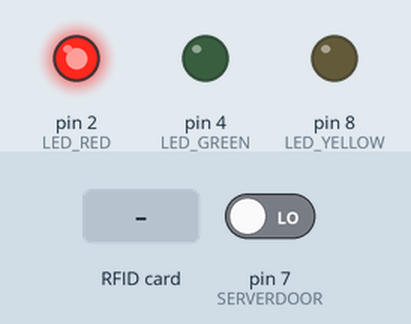
This sketch was run on a simulated Arduino Uno, built with avr-gcc and run on an emulated ATmega328P. Shown: output pins drawn as LEDs (lit = HIGH). The test bench sets the inputs (shaded band); at power-on: pin 7 (SERVERDOOR) LOW. Pins used as bus, display or sensor lines are not drawn; what the sketch prints to the serial monitor is not drawn.

Above: at 1.3 s.
1.4 s: RFID card 5E 7A 19 C4 held to the reader
At 3.5 s:
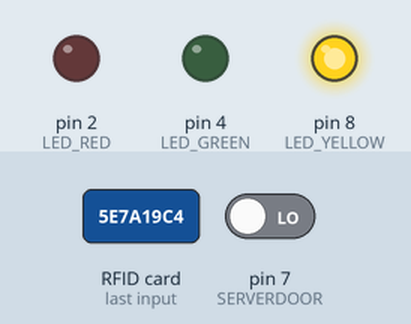
At 5.3 s:
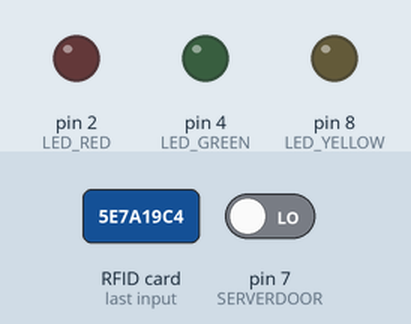
5.5 s: RFID card C3 44 22 4F held to the reader
At 9.2 s:
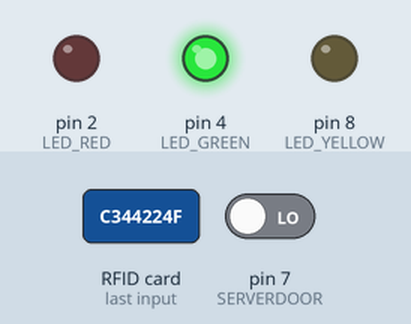
Timing chart, 0 to 15.6 s (numbered marks = the images above; inputs shaded):
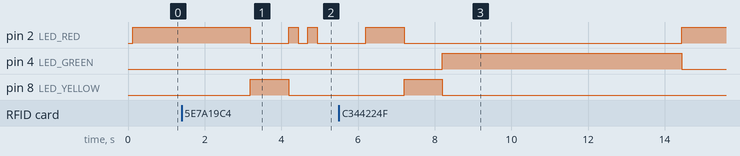

The sketch:

sketch_Arduino_Door.ino
```cpp
/**
 *@file sketch_Arduino_Door.ino
 *
 *
 *@section description Description
 *The code is set up as a state machine that handles the RFID reader according to the incoming UID key value. Depending on the key value the state machine will display a corresponding message based of the key value. If a valid key value is scanned the system will send a isHome signal to the EP8266.
 *
 *
 *@section circuit Circuit
 *<b>LED wiring</b>\n
 *-Denied LED (Red) to D2.\n
 *-Processing LED (Yellow) to D8.\n
 *-Approved LED (Green) to D4.
 *
 *
 *<b>Connection to ESP8266</b>\n
 *-TX (UNO) to RX (ESP)\n
 *-RX (UNO) to TX (ESP)
 *
 *<b>RFID wiring</b>\n
 *-Vcc to 3.3V\n
 *-RST to D5\n
 *-GND to GND\n
 *-MISO to D11\n
 *-MOSI to D10\n
 *-SCK to D9\n
 *-SS to D12
 *
 *<b>LCD wiring</b>\n
 *-D20/SDA to SDA\n
 *-D21/SCL to SCL
 *
 *
 *@section libraries Libraries
 *-SPI.h (Default library for configuring SPI communication)\n
 *-MFRC522.h (Link to the used library: https://arduinogetstarted.com/tutorials/arduino-rfid-nfc)\n
 *-LCDPrint.h (Custom library for common LCD functions)
 *
 *
 *@section author Authors
 *Created by Liou Xia & Oscar Sjelle
 *
 *@date 24/1/2025
 *
 **/

#include <SPI.h>
#include <MFRC522.h>
#include <LCDPrint.h>

//Define pins
#define Select_PIN 10
#define RST_PIN 5
#define LED_RED 2
#define LED_YELLOW 8
#define LED_GREEN 4
#define SOUND_SENSOR A0
#define SERVERDOOR 7


//! Grouped variables for state machine
enum State
{
  IDLE,
  APPROVED,
  SERVER,
  DENIED,
  PROCESSING,
  EXIT
};

/// Create struct for RFID library
MFRC522 rfid(Select_PIN, RST_PIN);

/// Creates an LCD object. Parameters: (rs, enable, d4, d5, d6, d7)
LiquidCrystal_I2C lcd(0x27, 16, 2);

// UID keys
byte storedKey[4] = {0xC3, 0x44, 0x22, 0x4F}; // Oscars Key
// byte storedKey[4] = { 0xE1, 0x0B, 0xCB, 0x0D };  // Lious Key

// Program variables
byte uid[4]; ///< variable used to store the scanned key
int uidLength = 0; ///< length of written user key, used in isMatchingKey function
State currentState; ///< variable used to control the state machine
byte isHome = 0; ///< boolean value sent to thingSpeak when user enters or leaves the house

void setup()
{
  Serial.begin(9600);
  while (!Serial)
  {
    ;
  }

  SPI.begin();
  rfid.PCD_Init(); // init MFRC522 (model of rfid)
  initLcd(lcd);

  pinMode(LED_GREEN, OUTPUT);
  pinMode(LED_RED, OUTPUT);
  pinMode(LED_YELLOW, OUTPUT);
  pinMode(LED_BUILTIN, OUTPUT);
  pinMode(SERVERDOOR, INPUT);

  currentState = IDLE;
}

/**
 * the code is setup as a statemachine according to key value and what to display.
 *
 */

void loop()
{
  switch (currentState)
  {
  case IDLE:
    IdleState();
    checkNearbyRFID();

    if (digitalRead(SERVERDOOR) && isHome == 1)
    {
      currentState = SERVER;
    }

    delay(1000);

    break;

  case PROCESSING:
    ProcessState();
    RFIDREADER();
    delay(1000);

    break;

  case DENIED:
    DeniedState();
    currentState = IDLE;
    delay(1000);

    break;

  case APPROVED:
    ApprovedState();
    isHome = 1;
    Serial.write(isHome);
    currentState = IDLE;
    delay(2000);

    break;

  case SERVER:
    ApprovedServerState();
    delay(3000);
    currentState = IDLE;

    break;

  case EXIT:
    ExitState();
    isHome = 0;
    Serial.write(isHome);
    currentState = IDLE;
    delay(1000);

    break;
  }
}

/**
 * @brief compares the stored key value with the read value of the scanned key. Returns true or false
 *
 * @param uid  scanned key value.
 * @param length  length of scanned key value.
 */

bool isMatchingKey(byte *uid, int length)
{
  if (length != sizeof(storedKey))
  {
    return false; ///< return false if UID lengths do not match
  }

  for (byte i = 0; i < length; i++)
  {
    if (uid[i] != storedKey[i])
    {
      return false; ///< return false if UID values do not match
    }
  }
  return true; ///< return true if length and UID values matches
}

void IdleState()
{
  writeToLCD(lcd, 0, 0, "Scanning...");
  digitalWrite(LED_GREEN, LOW);
  digitalWrite(LED_RED, HIGH);
  digitalWrite(LED_YELLOW, LOW);
}

void ProcessState()
{
  writeToLCD(lcd, 0, 0, "PROCESSING");
  digitalWrite(LED_YELLOW, HIGH);
  digitalWrite(LED_RED, LOW);
  digitalWrite(LED_GREEN, LOW);
}

void DeniedState()
{
  writeToLCD(lcd, 0, 0, "Acces Denied!");
  digitalWrite(LED_GREEN, LOW);
  digitalWrite(LED_RED, HIGH);
  digitalWrite(LED_YELLOW, LOW);
  delay(250);
  digitalWrite(LED_RED, LOW);
  delay(250);
  digitalWrite(LED_RED, HIGH);
  delay(250);
  digitalWrite(LED_RED, LOW);
  delay(250);
}

void ApprovedState()
{
  digitalWrite(LED_GREEN, HIGH);
  digitalWrite(LED_RED, LOW);
  digitalWrite(LED_YELLOW, LOW);
  lcdPrintWelcome(lcd);
}

void ApprovedServerState()
{
  writeToLCD(lcd, 0, 0, "Remote access");
  digitalWrite(LED_GREEN, HIGH);
  digitalWrite(LED_RED, LOW);
  digitalWrite(LED_YELLOW, LOW);
}

void ExitState()
{
  writeToLCD(lcd, 0, 0, "Leaving house");
  digitalWrite(LED_GREEN, HIGH);
  digitalWrite(LED_RED, HIGH);
  digitalWrite(LED_YELLOW, HIGH);
}

/**
 * @brief checks if there is a RFID chip nearby.
 *
 */
void checkNearbyRFID()
{
  if (rfid.PICC_IsNewCardPresent())
  {
    currentState = PROCESSING;
  }
}

/**
 * @brief reads the RFID chip and compares it with the stored key value to determine the next-state
 *
 */
void RFIDREADER()
{
  if (rfid.PICC_ReadCardSerial())
  { // read chip
    MFRC522::PICC_Type piccType = rfid.PICC_GetType(rfid.uid.sak);
    uidLength = rfid.uid.size;
    for (byte i = 0; i < uidLength; i++)
    {
      uid[i] = rfid.uid.uidByte[i];
    }

    // printUID(uid, uidLength);

    if (isMatchingKey(uid, uidLength))
    {
      if (isHome == 1)
      {
        currentState = EXIT;
      }
      else
      {
        currentState = APPROVED;
      }
    }
    else if (!isMatchingKey(uid, uidLength))
    {
      currentState = DENIED;
    }

    rfid.PICC_HaltA();      // halt PICC
    rfid.PCD_StopCrypto1(); // stop encryption on PCD
  }
  else
  {
    currentState = IDLE;
  }
}

/**
 * @brief prints the scanned UID and the stored key value.
 *
 */
void printUID(byte *uid, int length)
{
  Serial.print("Scanned UID: ");
  for (byte i = 0; i < uidLength; i++)
  {
    Serial.print(uid[i] < 0x10 ? " 0" : " ");
    Serial.print(uid[i], HEX);
  }
  Serial.println();

  Serial.print("Stored key is: ");
  for (byte i = 0; i < sizeof(storedKey); i++)
  {
    Serial.print(storedKey[i] < 0x10 ? " 0" : " ");
    Serial.print(storedKey[i], HEX);
  }
  Serial.println();
}
```

Measured:
- after the input at 1.4 s, pin 2 (LED_RED): goes LOW 1.0 s, HIGH 0.25 s, LOW 0.25 s, HIGH 0.25 s, then LOW, starting after 1.8 s; pin 8 (LED_YELLOW): LOW → HIGH after 1.8 s, → LOW 1.0 s later
- after the input at 5.5 s, pin 4 (LED_GREEN): LOW → HIGH after 2.7 s, → LOW 6.2 s later; pin 8 (LED_YELLOW): LOW → HIGH after 1.7 s, → LOW 1.0 s later
